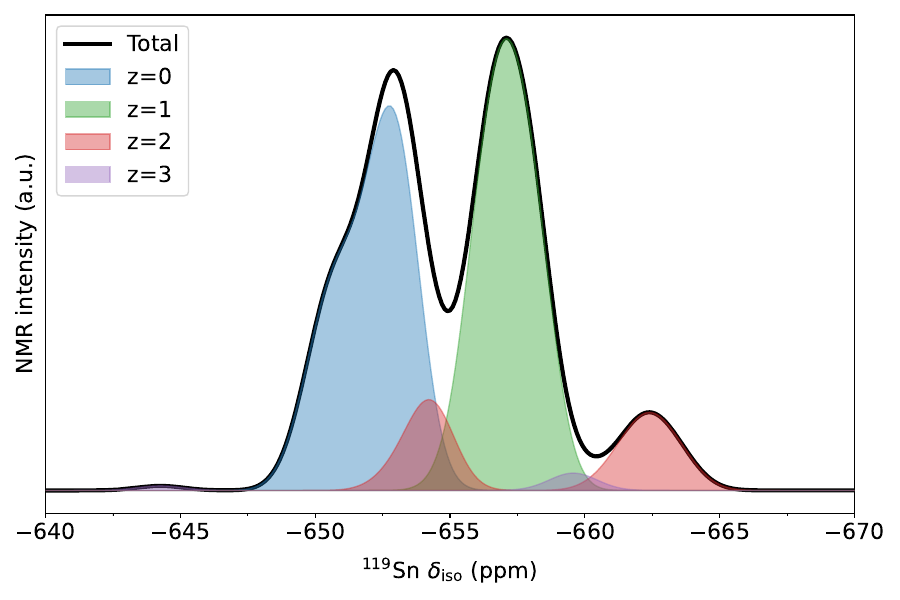

The Python source for this figure:
import numpy as np
import matplotlib.pyplot as plt
import pandas as pd
from matplotlib.ticker import AutoMinorLocator

# Configuración inicial
fig, axs = plt.subplots(figsize=(9, 6))
fs = 16  # Tamaño de fuente base

# Lista de archivos
data_files = [
    'spectra_0p125_t1.dat',  # 0≤z≤4 (line)
    'ave_spectra_z0.dat',    # z=0 (fill)
    'ave_spectra_z1.dat',    # z=1 (fill)
    'ave_spectra_z2.dat',    # z=2 (fill)
    'ave_spectra_z3.dat'     # z=3 (fill)
]

# Cargar datos
data = []
for file in data_files:
    df = pd.read_csv(file, skiprows=1, sep='\s+', header=None,
                     names=['x','300.0','873.0','1273.0','1673.0','Infinite'])
    data.append(df)

# Estilos y etiquetas
colors = ['black', '#1f77b4', '#2ca02c', '#d62728', '#9467bd']
labels = [
    'Total', 
    'z=0', 
    'z=1', 
    'z=2', 
    'z=3'
]

# 1) Graficar línea global (0≤z≤4)
df0 = data[0]
axs.plot(df0['x'], df0['873.0'], lw=3, linestyle='-', c=colors[0], label=labels[0], zorder=1)

# 2) Rellenar los espectros de z=0 a z=3, en orden de fondo a delante
for idx in range(1, 5):
    df = data[idx]
    # llenar desde baseline=0 hasta la curva
    axs.fill_between(
        df['x'], df['873.0'], 
        color=colors[idx], alpha=0.4, 
        label=labels[idx], 
        zorder=idx+1
    )

# Ajustes del eje X
axs.set_xlim(-670, -640)
axs.invert_xaxis()  # Invertir eje X
axs.xaxis.set_minor_locator(AutoMinorLocator(2))
axs.tick_params(axis='x', labelsize=fs)  # <--- ESTA LÍNEA CAMBIA EL TAMAÑO DE LOS NÚMEROS DEL EJE X

# Etiqueta del eje X
axs.set_xlabel('$^{119}$Sn $\\delta_{\\mathrm{iso}}$ (ppm)', fontsize=fs, labelpad=10)

# Ocultar eje Y y añadir etiqueta manual
axs.yaxis.set_visible(False)
axs.annotate(
    'NMR intensity (a.u.)',
    xy=(-0.01, 0.5),
    xycoords='axes fraction',
    rotation=90,
    fontsize=fs,
    #fontsize=fs-2,
    va='center',
    ha='right'
)

# Leyenda
axs.legend(fontsize=fs, loc='upper left', framealpha=0.8)
#axs.legend(fontsize=fs-2, loc='upper left', framealpha=0.8)

plt.tight_layout()
plt.savefig('figure_6_spectra_z_resolved_filled.png', dpi=300)
plt.savefig('figure_6_spectra_z_resolved_filled.tiff', format='tiff')
plt.savefig('figure_6_spectra_z_resolved_filled.pdf', format='pdf')
plt.show()

